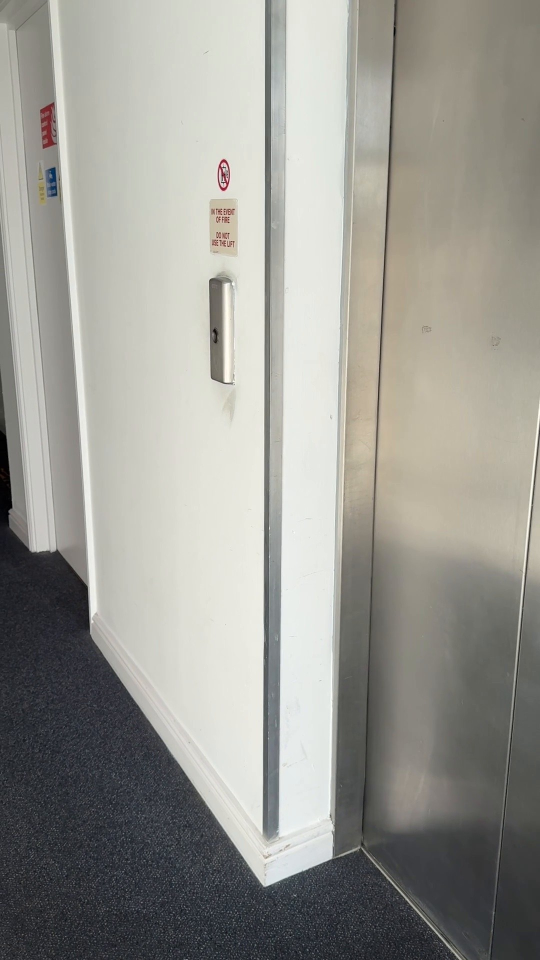
#> input picture examples/corridor_right/frames/before/0000.jpg, 1080 x 1920 px (shown at 1/2 size); its folder holds only this picture in this run
$ python -i frames.py   (imports and definitions only)   (older library calls are emulated)
#> lines starting #> are read from the running program, lines starting #| are printed output that depends on the picture
"""Pick sharp, evenly spread keyframes from a phone video."""
from __future__ import annotations

import logging
from pathlib import Path

import cv2
import numpy as np

log = logging.getLogger("roomdiff")
IMAGE_EXT = {".jpg", ".jpeg", ".png", ".bmp", ".webp"}
HDR_TRANSFERS = {"arib-std-b67", "smpte2084"}     # HLG (iPhone default) and PQ
SCALE_1080 = "scale='if(gt(iw,ih),1920,-2)':'if(gt(iw,ih),-2,1920)':flags=bilinear"
# downscale first (cheap, stays 10-bit), then tone map at 1080p: ~4x faster than at 4K
SDR_FILTER = (SCALE_1080 + ",zscale=t=linear:npl=203,format=gbrpf32le,zscale=p=bt709,"
              "tonemap=tonemap=hable:desat=0,zscale=t=bt709:m=bt709:r=tv,format=yuv420p")


VIDEO_EXT = (".mov", ".MOV", ".mp4", ".MP4", ".m4v")


# [27 lines left out: functions resolve_input, probe, not called in this run]


def is_hdr(info: dict) -> bool:
    return info.get("color_transfer") in HDR_TRANSFERS or "10" in info.get("pix_fmt", "")


# [36 lines left out: function ensure_sdr, not called in this run]


def sharpness(gray: np.ndarray) -> float:
    return float(cv2.Laplacian(gray, cv2.CV_64F).var())


# [86 lines left out: functions extract_keyframes, first_frame_size, not called in this run]


def check_video(src: str | Path, blur_threshold: float = 60.0) -> dict:
    """Score a recording before spending GPU time on it: resolution, blur,
    the longest stretch without a sharp frame, and whether the camera moved
    or only turned (parallax is what makes depth reliable)."""
    src = Path(src)
    cap = cv2.VideoCapture(str(src))
    if not cap.isOpened():
        raise RuntimeError(f"cannot open {src}")
    fps = cap.get(cv2.CAP_PROP_FPS) or 30.0
    grays, sharp, i, size = [], [], 0, None
    while True:
        ok, f = cap.read()
        if not ok:
            break
        if size is None:
            size = (f.shape[1], f.shape[0])
        if i % 3 == 0:
            g = cv2.cvtColor(f, cv2.COLOR_BGR2GRAY)
            k = 576 / min(g.shape)
            g = cv2.resize(g, (round(g.shape[1] * k), round(g.shape[0] * k)))
            sharp.append(sharpness(g))
            grays.append(g)
        i += 1
    cap.release()
    sharp = np.array(sharp)
    # Absolute sharpness confuses blur with blank surfaces (a plain wall or a
    # closed blind is sharp but has no texture). Judge blur relative to the
    # best frames within +-1.5 s, and report low texture separately.
    half = max(1, int(1.5 * fps / 3))
    local_best = np.array([np.percentile(sharp[max(0, k - half):k + half + 1], 90)
                           for k in range(len(sharp))])
    low_texture = local_best < blur_threshold
    blurry = (sharp < 0.4 * local_best) & ~low_texture
    unusable = blurry | (low_texture & (sharp < 15))

    # [6 lines left out: function longest, not called in this run]

    gap = longest(unusable)
    tex_gap = longest(low_texture)

    orb = cv2.ORB_create(2000)
    bf = cv2.BFMatcher(cv2.NORM_HAMMING, crossCheck=True)
    step = max(1, int(0.5 * fps / 3))
    ratios = []
    for a in range(0, len(grays) - step, step):
        if unusable[a] or unusable[a + step] or low_texture[a] or low_texture[a + step]:
            continue
        k1, d1 = orb.detectAndCompute(grays[a], None)
        k2, d2 = orb.detectAndCompute(grays[a + step], None)
        if d1 is None or d2 is None:
            continue
        m = bf.match(d1, d2)
        if len(m) < 60:
            continue
        p1 = np.float32([k1[x.queryIdx].pt for x in m])
        p2 = np.float32([k2[x.trainIdx].pt for x in m])
        _, hm = cv2.findHomography(p1, p2, cv2.RANSAC, 2.0)
        _, fm = cv2.findFundamentalMat(p1, p2, cv2.FM_RANSAC, 1.0, 0.999)
        if hm is not None and fm is not None and fm.sum() > 0:
            ratios.append(hm.sum() / fm.sum())
    rot = float(np.median(ratios)) if ratios else float("nan")

    dur = i / fps
    rep = {"file": src.name, "width": size[0], "height": size[1],
           "orientation": "landscape" if size[0] >= size[1] else "portrait",
           "duration_s": round(dur, 1), "fps": round(fps, 1),
           "blurry_share": round(float(blurry.mean()), 2),
           "longest_blurry_gap_s": round(gap * 3 / fps, 1),
           "low_texture_share": round(float(low_texture.mean()), 2),
           "longest_low_texture_s": round(tex_gap * 3 / fps, 1),
           "rotation_only_score": round(rot, 2)}
    tips = []
    if min(size) < 720:
        tips.append(f"Resolution {size[0]}x{size[1]} is low. Transfer the original file "
                    "(AirDrop, cable or iCloud Drive), not through a chat app.")
    if not 20 <= dur <= 75:
        tips.append(f"{dur:.0f} s long. Aim for 30 to 60 s.")
    if blurry.mean() > 0.2:
        tips.append(f"{100 * blurry.mean():.0f}% of frames are blurry. Move and turn more slowly.")
    if gap * 3 / fps > 2.0:
        tips.append(f"No sharp frame for {gap * 3 / fps:.1f} s in a row, so part of the room has no "
                    "usable view. Slow down there, especially when turning.")
    if tex_gap * 3 / fps > 4.0:
        tips.append(f"{tex_gap * 3 / fps:.1f} s in a row of blank surfaces (plain wall, blind, door). "
                    "Not wasted, but keep some furniture or an edge in frame so it can be placed.")
    if rot == rot and rot > 0.8:
        tips.append("Mostly rotation (or large flat walls, which score the same). Where you can, "
                    "step sideways while filming. Depth comes from the camera moving, not rotating.")
    info = probe(src)
    if info and is_hdr(info):
        tips.append(f"Recorded in HDR ({info.get('color_transfer')}). The pipeline converts it, but "
                    "set Settings > Camera > Record Video > HDR Video off for the next take.")
    rep["tips"] = tips
    severe = min(size) < 480 or gap * 3 / fps > 4.0 or blurry.mean() > 0.35
    rep["verdict"] = "re-record" if severe else ("good" if not tips else "usable")
    return rep

>>> import cv2
>>> picture = cv2.imread('../examples/corridor_right/frames/before/0000.jpg', cv2.IMREAD_GRAYSCALE)
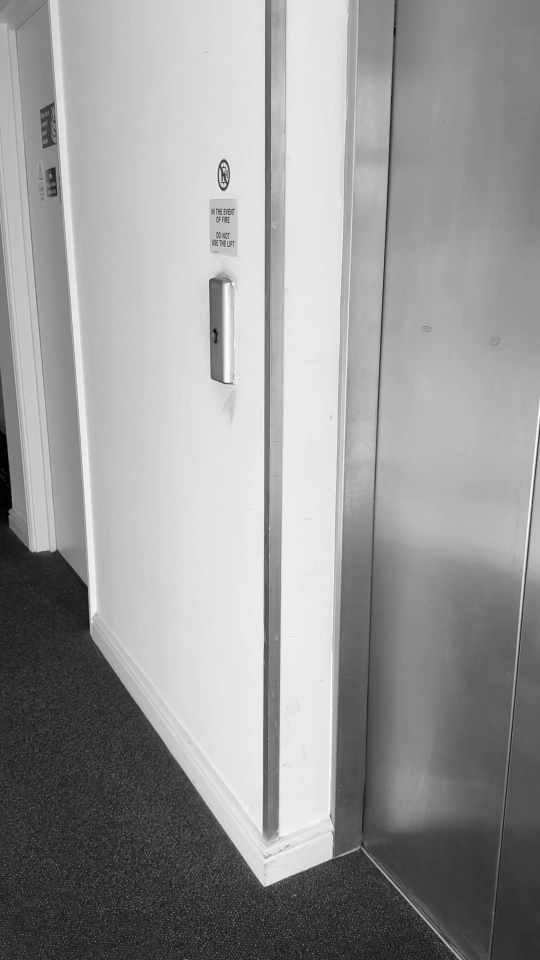
#> picture: shape (1920, 1080) (shown at 1/2 size); min 0, max 255, mean 152.4
>>> result = check_video(picture)
#> (the run stopped early here; a loop or call above may not have finished)
